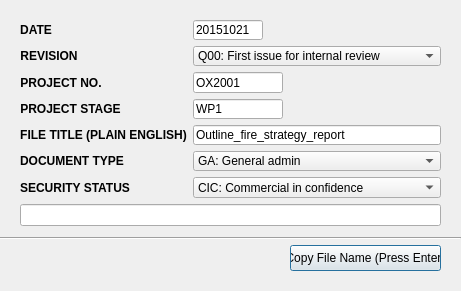
<?xml version="1.0" encoding="UTF-8"?>
<ui version="4.0">
 <class>dialog_6_1_naming_convention</class>
 <widget class="QDialog" name="dialog_6_1_naming_convention">
  <property name="geometry">
   <rect>
    <x>0</x>
    <y>0</y>
    <width>461</width>
    <height>291</height>
   </rect>
  </property>
  <property name="windowTitle">
   <string>OFR Naming Convention</string>
  </property>
  <widget class="QPushButton" name="pushButton_copy">
   <property name="geometry">
    <rect>
     <x>290</x>
     <y>245</y>
     <width>151</width>
     <height>26</height>
    </rect>
   </property>
   <property name="text">
    <string>Copy File Name (Press Enter)</string>
   </property>
  </widget>
  <widget class="QWidget" name="verticalLayoutWidget">
   <property name="geometry">
    <rect>
     <x>20</x>
     <y>20</y>
     <width>421</width>
     <height>206</height>
    </rect>
   </property>
   <layout class="QVBoxLayout" name="verticalLayout">
    <item>
     <layout class="QFormLayout" name="formLayout">
      <item row="0" column="0">
       <widget class="QLabel" name="label_16">
        <property name="font">
         <font>
          <weight>75</weight>
          <bold>true</bold>
         </font>
        </property>
        <property name="text">
         <string>DATE</string>
        </property>
        <property name="alignment">
         <set>Qt::AlignCenter</set>
        </property>
       </widget>
      </item>
      <item row="0" column="1">
       <widget class="QLineEdit" name="lineEdit_1_date">
        <property name="maximumSize">
         <size>
          <width>70</width>
          <height>16777215</height>
         </size>
        </property>
        <property name="text">
         <string>20151021</string>
        </property>
       </widget>
      </item>
      <item row="1" column="0">
       <widget class="QLabel" name="label_15">
        <property name="font">
         <font>
          <weight>75</weight>
          <bold>true</bold>
         </font>
        </property>
        <property name="text">
         <string>REVISION</string>
        </property>
        <property name="alignment">
         <set>Qt::AlignCenter</set>
        </property>
       </widget>
      </item>
      <item row="1" column="1">
       <widget class="QComboBox" name="comboBox_2_revision">
        <property name="maximumSize">
         <size>
          <width>16777215</width>
          <height>16777215</height>
         </size>
        </property>
        <item>
         <property name="text">
          <string>Q00: First issue for internal review</string>
         </property>
        </item>
        <item>
         <property name="text">
          <string>Q01: Reviewer's comments</string>
         </property>
        </item>
        <item>
         <property name="text">
          <string>Q02: Authoriser's comments</string>
         </property>
        </item>
        <item>
         <property name="text">
          <string>D00: First issue to others for comment</string>
         </property>
        </item>
        <item>
         <property name="text">
          <string>D01: Sub-sequent external reviews</string>
         </property>
        </item>
        <item>
         <property name="text">
          <string>R00: First issue</string>
         </property>
        </item>
        <item>
         <property name="text">
          <string>R01: Second issue</string>
         </property>
        </item>
       </widget>
      </item>
      <item row="2" column="0">
       <widget class="QLabel" name="label_14">
        <property name="maximumSize">
         <size>
          <width>90</width>
          <height>16777215</height>
         </size>
        </property>
        <property name="font">
         <font>
          <weight>75</weight>
          <bold>true</bold>
         </font>
        </property>
        <property name="text">
         <string>PROJECT NO.</string>
        </property>
        <property name="alignment">
         <set>Qt::AlignCenter</set>
        </property>
       </widget>
      </item>
      <item row="2" column="1">
       <widget class="QLineEdit" name="lineEdit_3_project_no">
        <property name="maximumSize">
         <size>
          <width>90</width>
          <height>16777215</height>
         </size>
        </property>
        <property name="text">
         <string>OX2001</string>
        </property>
       </widget>
      </item>
      <item row="3" column="0">
       <widget class="QLabel" name="label_17">
        <property name="font">
         <font>
          <weight>75</weight>
          <bold>true</bold>
         </font>
        </property>
        <property name="text">
         <string>PROJECT STAGE</string>
        </property>
        <property name="alignment">
         <set>Qt::AlignCenter</set>
        </property>
       </widget>
      </item>
      <item row="3" column="1">
       <widget class="QLineEdit" name="lineEdit_4_project_stage">
        <property name="maximumSize">
         <size>
          <width>90</width>
          <height>16777215</height>
         </size>
        </property>
        <property name="text">
         <string>WP1</string>
        </property>
       </widget>
      </item>
      <item row="4" column="0">
       <widget class="QLabel" name="label_18">
        <property name="font">
         <font>
          <weight>75</weight>
          <bold>true</bold>
         </font>
        </property>
        <property name="text">
         <string>FILE TITLE (PLAIN ENGLISH)</string>
        </property>
        <property name="alignment">
         <set>Qt::AlignCenter</set>
        </property>
       </widget>
      </item>
      <item row="4" column="1">
       <widget class="QLineEdit" name="lineEdit_5_title">
        <property name="minimumSize">
         <size>
          <width>200</width>
          <height>0</height>
         </size>
        </property>
        <property name="text">
         <string>Outline_fire_strategy_report</string>
        </property>
       </widget>
      </item>
      <item row="5" column="0">
       <widget class="QLabel" name="label_19">
        <property name="font">
         <font>
          <weight>75</weight>
          <bold>true</bold>
         </font>
        </property>
        <property name="text">
         <string>DOCUMENT TYPE</string>
        </property>
        <property name="alignment">
         <set>Qt::AlignCenter</set>
        </property>
       </widget>
      </item>
      <item row="5" column="1">
       <widget class="QComboBox" name="comboBox_6_type">
        <item>
         <property name="text">
          <string>GA: General admin</string>
         </property>
        </item>
        <item>
         <property name="text">
          <string>MD: Marketing</string>
         </property>
        </item>
        <item>
         <property name="text">
          <string>FP: Fee proposal</string>
         </property>
        </item>
        <item>
         <property name="text">
          <string>LT: Letter</string>
         </property>
        </item>
        <item>
         <property name="text">
          <string>DN: Design note</string>
         </property>
        </item>
        <item>
         <property name="text">
          <string>OF: Outline strategy</string>
         </property>
        </item>
        <item>
         <property name="text">
          <string>DF: Detailed strategy</string>
         </property>
        </item>
        <item>
         <property name="text">
          <string>RF: Retrospective strategy</string>
         </property>
        </item>
        <item>
         <property name="text">
          <string>FA: Fire risk assessment</string>
         </property>
        </item>
        <item>
         <property name="text">
          <string>FS: Fire survey report</string>
         </property>
        </item>
        <item>
         <property name="text">
          <string>FN: File note</string>
         </property>
        </item>
        <item>
         <property name="text">
          <string>MN: Meeting notes</string>
         </property>
        </item>
        <item>
         <property name="text">
          <string>CS: Calculation sheet</string>
         </property>
        </item>
        <item>
         <property name="text">
          <string>SK: Sketch</string>
         </property>
        </item>
        <item>
         <property name="text">
          <string>DW: Drawing</string>
         </property>
        </item>
        <item>
         <property name="text">
          <string>XO: Expert opinion</string>
         </property>
        </item>
       </widget>
      </item>
      <item row="6" column="0">
       <widget class="QLabel" name="label_20">
        <property name="font">
         <font>
          <weight>75</weight>
          <bold>true</bold>
         </font>
        </property>
        <property name="text">
         <string>SECURITY STATUS</string>
        </property>
        <property name="alignment">
         <set>Qt::AlignCenter</set>
        </property>
       </widget>
      </item>
      <item row="6" column="1">
       <widget class="QComboBox" name="comboBox_7_security_status">
        <item>
         <property name="text">
          <string>CIC: Commercial in confidence</string>
         </property>
        </item>
        <item>
         <property name="text">
          <string>WPC: Without prejudice and confidential</string>
         </property>
        </item>
        <item>
         <property name="text">
          <string>SDS: Secure document</string>
         </property>
        </item>
        <item>
         <property name="text">
          <string>FID: Free issue document (no security status)</string>
         </property>
        </item>
       </widget>
      </item>
     </layout>
    </item>
    <item>
     <widget class="QLineEdit" name="lineEdit_result"/>
    </item>
   </layout>
  </widget>
  <widget class="Line" name="line">
   <property name="geometry">
    <rect>
     <x>0</x>
     <y>230</y>
     <width>461</width>
     <height>16</height>
    </rect>
   </property>
   <property name="orientation">
    <enum>Qt::Horizontal</enum>
   </property>
  </widget>
 </widget>
 <tabstops>
  <tabstop>pushButton_copy</tabstop>
 </tabstops>
 <resources/>
 <connections/>
</ui>
